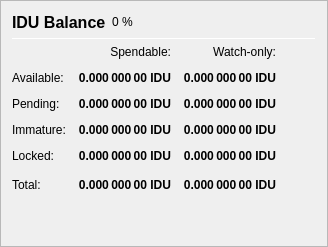
                   <widget class="QFrame" name="frame_Balances">
                    <property name="frameShape">
                     <enum>QFrame::StyledPanel</enum>
                    </property>
                    <property name="frameShadow">
                     <enum>QFrame::Raised</enum>
                    </property>
                    <layout class="QVBoxLayout" name="verticalLayout_4">
                     <item>
                      <layout class="QHBoxLayout" name="horizontalLayout_4">
                       <item>
                        <widget class="QLabel" name="label_5">
                         <property name="minimumSize">
                          <size>
                           <width>0</width>
                           <height>20</height>
                          </size>
                         </property>
                         <property name="font">
                          <font>
                           <pointsize>12</pointsize>
                           <weight>75</weight>
                           <bold>true</bold>
                          </font>
                         </property>
                         <property name="text">
                          <string>IDU Balance</string>
                         </property>
                        </widget>
                       </item>
                       <item>
                        <widget class="QLabel" name="labelPIVPercent">
                         <property name="text">
                          <string notr="true">0 %</string>
                         </property>
                        </widget>
                       </item>
                       <item>
                        <spacer name="horizontalSpacer_3">
                         <property name="orientation">
                          <enum>Qt::Horizontal</enum>
                         </property>
                         <property name="sizeHint" stdset="0">
                          <size>
                           <width>40</width>
                           <height>20</height>
                          </size>
                         </property>
                        </spacer>
                       </item>
                      </layout>
                     </item>
                     <item>
                      <widget class="Line" name="line_Balance">
                       <property name="minimumSize">
                        <size>
                         <width>0</width>
                         <height>1</height>
                        </size>
                       </property>
                       <property name="maximumSize">
                        <size>
                         <width>16777215</width>
                         <height>1</height>
                        </size>
                       </property>
                       <property name="orientation">
                        <enum>Qt::Horizontal</enum>
                       </property>
                      </widget>
                     </item>
                     <item>
                      <layout class="QGridLayout" name="gridLayout">
                       <property name="spacing">
                        <number>12</number>
                       </property>
                       <item row="0" column="1">
                        <widget class="QLabel" name="labelSpendable">
                         <property name="text">
                          <string>Spendable:</string>
                         </property>
                         <property name="alignment">
                          <set>Qt::AlignRight|Qt::AlignTrailing|Qt::AlignVCenter</set>
                         </property>
                        </widget>
                       </item>
                       <item row="0" column="2">
                        <widget class="QLabel" name="labelWatchonly">
                         <property name="text">
                          <string>Watch-only:</string>
                         </property>
                         <property name="alignment">
                          <set>Qt::AlignRight|Qt::AlignTrailing|Qt::AlignVCenter</set>
                         </property>
                        </widget>
                       </item>
                       <item row="1" column="0">
                        <widget class="QLabel" name="labelBalanceText">
                         <property name="text">
                          <string>Available:</string>
                         </property>
                        </widget>
                       </item>
                       <item row="1" column="1">
                        <widget class="QLabel" name="labelBalance">
                         <property name="font">
                          <font>
                           <weight>75</weight>
                           <bold>true</bold>
                          </font>
                         </property>
                         <property name="cursor">
                          <cursorShape>IBeamCursor</cursorShape>
                         </property>
                         <property name="toolTip">
                          <string>Your current spendable balance</string>
                         </property>
                         <property name="text">
                          <string notr="true">0.000 000 00 IDU</string>
                         </property>
                         <property name="alignment">
                          <set>Qt::AlignRight|Qt::AlignTrailing|Qt::AlignVCenter</set>
                         </property>
                         <property name="textInteractionFlags">
                          <set>Qt::LinksAccessibleByMouse|Qt::TextSelectableByKeyboard|Qt::TextSelectableByMouse</set>
                         </property>
                        </widget>
                       </item>
                       <item row="1" column="2">
                        <widget class="QLabel" name="labelWatchAvailable">
                         <property name="font">
                          <font>
                           <weight>75</weight>
                           <bold>true</bold>
                          </font>
                         </property>
                         <property name="cursor">
                          <cursorShape>IBeamCursor</cursorShape>
                         </property>
                         <property name="toolTip">
                          <string>Your current balance in watch-only addresses</string>
                         </property>
                         <property name="text">
                          <string notr="true">0.000 000 00 IDU</string>
                         </property>
                         <property name="alignment">
                          <set>Qt::AlignRight|Qt::AlignTrailing|Qt::AlignVCenter</set>
                         </property>
                         <property name="textInteractionFlags">
                          <set>Qt::LinksAccessibleByMouse|Qt::TextSelectableByKeyboard|Qt::TextSelectableByMouse</set>
                         </property>
                        </widget>
                       </item>
                       <item row="2" column="0">
                        <widget class="QLabel" name="labelPendingText">
                         <property name="text">
                          <string>Pending:</string>
                         </property>
                        </widget>
                       </item>
                       <item row="2" column="1">
                        <widget class="QLabel" name="labelUnconfirmed">
                         <property name="font">
                          <font>
                           <weight>75</weight>
                           <bold>true</bold>
                          </font>
                         </property>
                         <property name="cursor">
                          <cursorShape>IBeamCursor</cursorShape>
                         </property>
                         <property name="toolTip">
                          <string>Total of transactions that have yet to be confirmed, and do not yet count toward the spendable balance</string>
                         </property>
                         <property name="text">
                          <string notr="true">0.000 000 00 IDU</string>
                         </property>
                         <property name="alignment">
                          <set>Qt::AlignRight|Qt::AlignTrailing|Qt::AlignVCenter</set>
                         </property>
                         <property name="textInteractionFlags">
                          <set>Qt::LinksAccessibleByMouse|Qt::TextSelectableByKeyboard|Qt::TextSelectableByMouse</set>
                         </property>
                        </widget>
                       </item>
                       <item row="2" column="2">
                        <widget class="QLabel" name="labelWatchPending">
                         <property name="font">
                          <font>
                           <weight>75</weight>
                           <bold>true</bold>
                          </font>
                         </property>
                         <property name="cursor">
                          <cursorShape>IBeamCursor</cursorShape>
                         </property>
                         <property name="toolTip">
                          <string>Unconfirmed transactions to watch-only addresses</string>
                         </property>
                         <property name="text">
                          <string notr="true">0.000 000 00 IDU</string>
                         </property>
                         <property name="alignment">
                          <set>Qt::AlignRight|Qt::AlignTrailing|Qt::AlignVCenter</set>
                         </property>
                         <property name="textInteractionFlags">
                          <set>Qt::LinksAccessibleByMouse|Qt::TextSelectableByKeyboard|Qt::TextSelectableByMouse</set>
                         </property>
                        </widget>
                       </item>
                       <item row="3" column="0">
                        <widget class="QLabel" name="labelImmatureText">
                         <property name="text">
                          <string>Immature:</string>
                         </property>
                        </widget>
                       </item>
                       <item row="3" column="1">
                        <widget class="QLabel" name="labelImmature">
                         <property name="font">
                          <font>
                           <weight>75</weight>
                           <bold>true</bold>
                          </font>
                         </property>
                         <property name="cursor">
                          <cursorShape>IBeamCursor</cursorShape>
                         </property>
                         <property name="toolTip">
                          <string>Staked or masternode rewards that has not yet matured</string>
                         </property>
                         <property name="text">
                          <string notr="true">0.000 000 00 IDU</string>
                         </property>
                         <property name="alignment">
                          <set>Qt::AlignRight|Qt::AlignTrailing|Qt::AlignVCenter</set>
                         </property>
                         <property name="textInteractionFlags">
                          <set>Qt::LinksAccessibleByMouse|Qt::TextSelectableByKeyboard|Qt::TextSelectableByMouse</set>
                         </property>
                        </widget>
                       </item>
                       <item row="3" column="2">
                        <widget class="QLabel" name="labelWatchImmature">
                         <property name="font">
                          <font>
                           <weight>75</weight>
                           <bold>true</bold>
                          </font>
                         </property>
                         <property name="cursor">
                          <cursorShape>IBeamCursor</cursorShape>
                         </property>
                         <property name="toolTip">
                          <string>Staked or masternode rewards in watch-only addresses that has not yet matured</string>
                         </property>
                         <property name="text">
                          <string notr="true">0.000 000 00 IDU</string>
                         </property>
                         <property name="alignment">
                          <set>Qt::AlignRight|Qt::AlignTrailing|Qt::AlignVCenter</set>
                         </property>
                         <property name="textInteractionFlags">
                          <set>Qt::LinksAccessibleByMouse|Qt::TextSelectableByKeyboard|Qt::TextSelectableByMouse</set>
                         </property>
                        </widget>
                       </item>
                       <item row="4" column="0">
                        <widget class="QLabel" name="labelLockedBalanceText">
                         <property name="toolTip">
                          <string>Locked IDU or Masternode collaterals. These are excluded from zPIV minting.</string>
                         </property>
                         <property name="text">
                          <string>Locked:</string>
                         </property>
                        </widget>
                       </item>
                       <item row="4" column="1">
                        <widget class="QLabel" name="labelLockedBalance">
                         <property name="font">
                          <font>
                           <weight>75</weight>
                           <bold>true</bold>
                          </font>
                         </property>
                         <property name="cursor">
                          <cursorShape>IBeamCursor</cursorShape>
                         </property>
                         <property name="toolTip">
                          <string>Locked IDU or Masternode collaterals. These are excluded from zPIV minting.</string>
                         </property>
                         <property name="text">
                          <string notr="true">0.000 000 00 IDU</string>
                         </property>
                         <property name="alignment">
                          <set>Qt::AlignRight|Qt::AlignTrailing|Qt::AlignVCenter</set>
                         </property>
                         <property name="textInteractionFlags">
                          <set>Qt::LinksAccessibleByMouse|Qt::TextSelectableByKeyboard|Qt::TextSelectableByMouse</set>
                         </property>
                        </widget>
                       </item>
                       <item row="4" column="2">
                        <widget class="QLabel" name="labelWatchLocked">
                         <property name="font">
                          <font>
                           <weight>75</weight>
                           <bold>true</bold>
                          </font>
                         </property>
                         <property name="cursor">
                          <cursorShape>IBeamCursor</cursorShape>
                         </property>
                         <property name="toolTip">
                          <string>Current locked balance in watch-only addresses</string>
                         </property>
                         <property name="text">
                          <string notr="true">0.000 000 00 IDU</string>
                         </property>
                         <property name="alignment">
                          <set>Qt::AlignRight|Qt::AlignTrailing|Qt::AlignVCenter</set>
                         </property>
                         <property name="textInteractionFlags">
                          <set>Qt::LinksAccessibleByMouse|Qt::TextSelectableByKeyboard|Qt::TextSelectableByMouse</set>
                         </property>
                        </widget>
                       </item>
                       <item row="5" column="0">
                        <widget class="QLabel" name="labelTotalText">
                         <property name="toolTip">
                          <string>Your current INDIUM balance, unconfirmed and immature transactions included</string>
                         </property>
                         <property name="text">
                          <string>Total:</string>
                         </property>
                        </widget>
                       </item>
                       <item row="5" column="1">
                        <widget class="QLabel" name="labelTotal">
                         <property name="font">
                          <font>
                           <weight>75</weight>
                           <bold>true</bold>
                          </font>
                         </property>
                         <property name="cursor">
                          <cursorShape>IBeamCursor</cursorShape>
                         </property>
                         <property name="toolTip">
                          <string>Your current INDIUM balance, unconfirmed and immature transactions included</string>
                         </property>
                         <property name="text">
                          <string notr="true">0.000 000 00 IDU</string>
                         </property>
                         <property name="alignment">
                          <set>Qt::AlignRight|Qt::AlignTrailing|Qt::AlignVCenter</set>
                         </property>
                         <property name="textInteractionFlags">
                          <set>Qt::LinksAccessibleByMouse|Qt::TextSelectableByKeyboard|Qt::TextSelectableByMouse</set>
                         </property>
                        </widget>
                       </item>
                       <item row="5" column="2">
                        <widget class="QLabel" name="labelWatchTotal">
                         <property name="font">
                          <font>
                           <weight>75</weight>
                           <bold>true</bold>
                          </font>
                         </property>
                         <property name="cursor">
                          <cursorShape>IBeamCursor</cursorShape>
                         </property>
                         <property name="toolTip">
                          <string>Current total balance in watch-only addresses</string>
                         </property>
                         <property name="text">
                          <string notr="true">0.000 000 00 IDU</string>
                         </property>
                         <property name="alignment">
                          <set>Qt::AlignRight|Qt::AlignTrailing|Qt::AlignVCenter</set>
                         </property>
                         <property name="textInteractionFlags">
                          <set>Qt::LinksAccessibleByMouse|Qt::TextSelectableByKeyboard|Qt::TextSelectableByMouse</set>
                         </property>
                        </widget>
                       </item>
                       <item row="5" column="3">
                        <spacer name="horizontalSpacer_9">
                         <property name="orientation">
                          <enum>Qt::Horizontal</enum>
                         </property>
                         <property name="sizeHint" stdset="0">
                          <size>
                           <width>40</width>
                           <height>20</height>
                          </size>
                         </property>
                        </spacer>
                       </item>
                      </layout>
                     </item>
                     <item>
                      <spacer name="verticalSpacer_3">
                       <property name="orientation">
                        <enum>Qt::Vertical</enum>
                       </property>
                       <property name="sizeHint" stdset="0">
                        <size>
                         <width>20</width>
                         <height>40</height>
                        </size>
                       </property>
                      </spacer>
                     </item>
                    </layout>
                   </widget>
